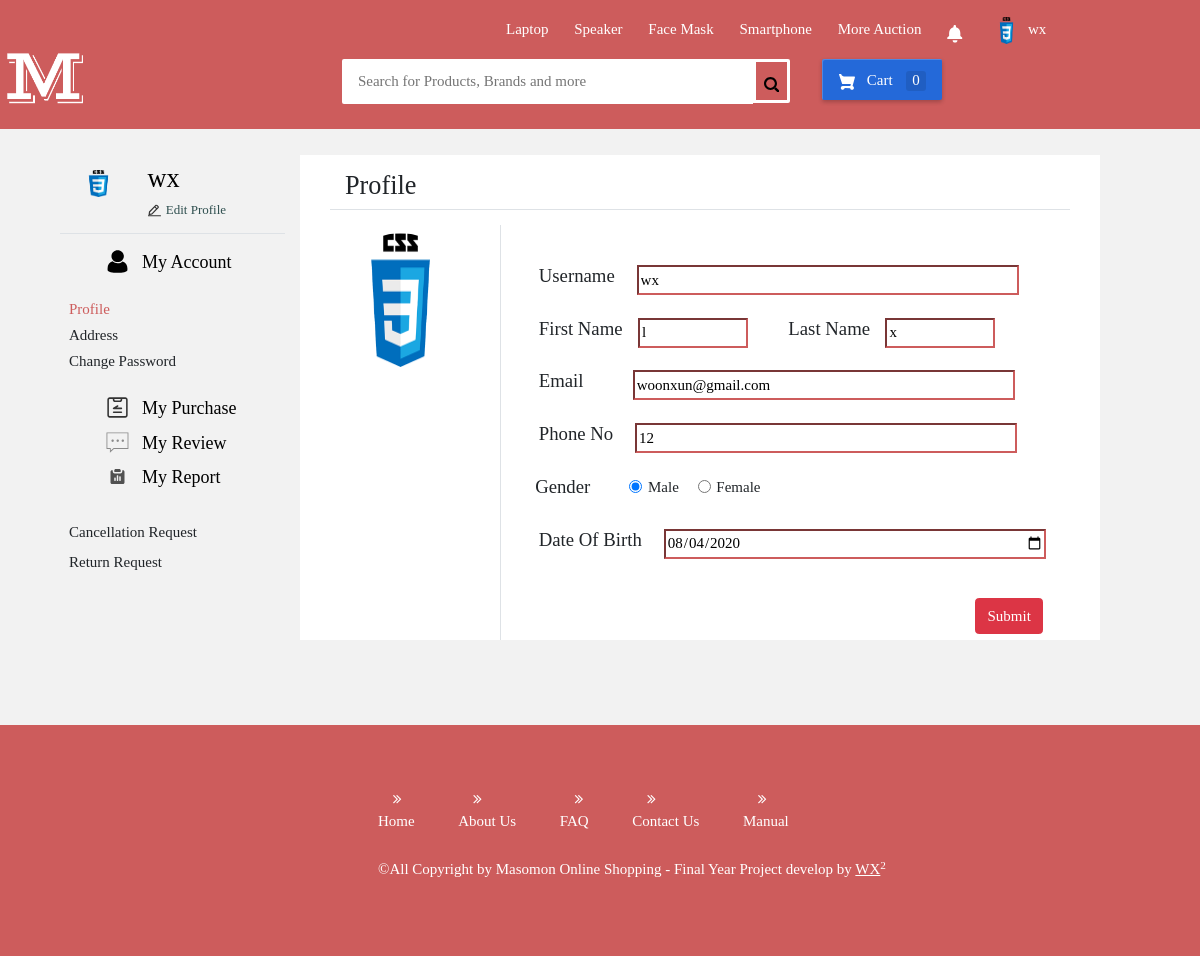
The app's page /user/profile.php (signed in) with its own data.
### tables this page shows
CREATE TABLE `user` (
  `userId` varchar(255) NOT NULL,
  `userName` varchar(255) NOT NULL,
  `firstName` varchar(255) NOT NULL,
  `lastName` varchar(255) NOT NULL,
  `email` varchar(255) NOT NULL,
  `phoneNo` int(11) NOT NULL,
  `gender` varchar(6) NOT NULL,
  `birthday` date NOT NULL,
  `image` varchar(255) NOT NULL,
  `password` varchar(255) NOT NULL,
  `create_date` timestamp NULL DEFAULT NULL,
  `lastLogin` timestamp NOT NULL DEFAULT current_timestamp()
);

### user/profile.php (the view, shortened to what this page needs)
<?php
include("../config.php");
if(isset($_SESSION['username'])){
    $userId = $_SESSION['userId'];
    $getProfile = "Select * from user where userId = '$userId'";
    $resultGetProfile = $conn->query($getProfile);
    if($resultGetProfile->num_rows > 0){
        while($row = $resultGetProfile->fetch_assoc()){
            $userName = $row['userName'];
            $firstName = $row['firstName'];
            $lastName = $row['lastName'];
            $email = $row['email'];
            $phone = $row['phoneNo'];
            $gender = $row['gender'];
            $birthday = $row['birthday'];
            $image = $row['image'];
        }
    }
}
?>
<!DOCTYPE html>
<html lang="en">
<head>
    <link rel="stylesheet" href="../css/reset.css">
    <link rel="stylesheet" href="../css/homestyle.css">
    <link rel="stylesheet" href="../css/userAccount.css">
    <link href="//maxcdn.bootstrapcdn.com/bootstrap/4.0.0/css/bootstrap.min.css" rel="stylesheet" id="bootstrap-css">
    <link href="//maxcdn.bootstrapcdn.com/bootstrap/4.1.1/css/bootstrap.min.css" rel="stylesheet" id="bootstrap-css">
    <link rel="stylesheet" href="https://stackpath.bootstrapcdn.com/font-awesome/4.7.0/css/font-awesome.min.css" />
</head>
<body>
    <div class="body-size">
       <?php require '../user/header.php' ?>
    <form action="../user/profile.php" method="post"  enctype="multipart/form-data">
    <div class="col-md-12 profile-container">
        <div class="row">
            <div class="col-md-3 web-profile-bar" style="padding-left:5%;">
                <div class="col-md-12 border border-top-0 border-left-0 border-right-0 p-sm-2 imges-box-underline">
                    <a href="../user/profile.php">
                        <div class="row">
                            <div class="col-md-4 p-2 images-position">
                                <?php if(isset($_SESSION['username'])){
                                     if(empty($image)){ ?>
                                     <img src="../images/userIcon.png" class="rounded-circle" alt="" width="60%" height="60%">
                                <?php
                                     }else{?>
                                    <img src="../images/profileImage/<?php echo $image;?>" class="rounded-circle" alt="" width="60%" height="60%">
                                <?php }
                                }else{?>
                                    <img src="../images/userIcon.png" class="rounded-circle" alt="" width="60%" height="60%">
                                <?php } ?>
                            </div>
                            <div class="col-md-8">
                                <h3 class="imges-box-underline"><?php echo $userName;?></h3>
                                <h5 class="imges-box-underline">
                                Edit Profile</h5>
                            </div>
                        </div>
                    </a>
                </div>
                <div class="col-md-12 pt-3">
                    <div class="row pl-5">
                        <a href="../user/profile.php" class="profile-account-link">My Account</a>
                            <ul class="account-ul-text">
                                <li class="pt-1 profile-bar-link link-active"  onclick='window.location.href="../user/profile.php"'> Profile </li>
                                <li class="pt-1 profile-bar-link " onclick='window.location.href="../user/address.php"'>Address </li>
                                <li class="pt-1 profile-bar-link " onclick='window.location.href="../user/changePassword.php"'>Change Password </li>
                            </ul>
                    </div>
                    <div class="row pl-5 pt-2">
                        <a href="../user/purchasePage.php" class="profile-account-link">My Purchase</a>
                    </div>
                    <div class="row pl-5 pt-2 ">
                        <a href="../user/myReview.php" class="profile-account-link ">My Review</a>
                    </div>
                    <div class="row pl-5 pt-2">
                        <a href="../user/" class="profile-account-link" style="pointer-events:none">My Report</a>
                            <ul class="account-ul-text pt-1">
                                <li class="pt-2 profile-bar-link" onclick='window.location.href="../user/cancellationRequest.php"'>Cancellation Request</li>
                                <li class="pt-2 profile-bar-link" onclick='window.location.href="../user/returnRequest.php"'>Return Request</li>
                            </ul>
                    </div>
                </div>
            </div>
            <div class="col-md-8 mobile-right-box-m" style="background:white;">
                    <div class="row m-3">
                        <div class="col-md-12 border border-left-0 border-top-0 border-right-0">
                            <h3>Profile</h3>
                        </div>
                    </div>
                    <div class="row">
                        <div class="col-md-3 mt-2">
                            <div class="profile-images-upload">
                                <?php if(isset($_SESSION['username'])){
                                     if(empty($image)){ ?>
                                        <img src="../images/userIcon.png"  id="uimageBox" class="rounded-circle" alt="" width="100%" height="100%">
                                        <div class="profile-click-btn" id="UpdateText">Update</div>
                                <?php
                                     }else{?>
                                    <img src="../images/profileImage/<?php echo $image;?>" id="uimageBox" class="rounded-circle" alt="" width="100%" height="100%">
                                <?php }
                                }else{?>
                                <img src="../images/userIcon.png"  id="uimageBox" class="rounded-circle" alt="" width="100%" height="100%">
                                <div class="profile-click-btn" id="UpdateText">Update</div>
                                <?php } ?>
                            </div>
                        </div>
                        <div class="col-md-9 border border-top-0 border-right-0 border-bottom-0">
                            <div class="row" style="margin: 7% 0% 0% 4%;">
                                <h5>Username</h5>
                                <input type="text" class="profile-input-username" name="username" id="" placeholder="Username" value="<?php echo $userName;?>">
                            </div>
                            <div class="row mobile-input-name">
                                <div class="col-md-5 d-inline-flex">
                                    <h5>First Name</h5>
                                    <input type="text" class="profile-input-firstname" name="firstName" id="" placeholder="First Name" value="<?php echo $firstName;?>">
                                </div>
                                <div class="col-md-5 d-inline-flex">
                                    <h5>Last Name</h5>
                                    <input type="text" class="profile-input-lastname" name="lastName" id="" placeholder="Last Name" value="<?php echo $lastName;?>">
                                </div>
                            </div>
                            <div class="row" style="margin: 4% 0% 0% 4%;">
                                <h5>Email</h5>
                                <input type="email" class="profile-input-email" name="email" id="" placeholder="email" value="<?php echo $email;?>">
                            </div>
                            <div class="row" style="margin: 4% 0% 0% 4%;">
                                <h5>Phone No</h5>
                                <input type="tel" class="profile-input-username" name="phonenumber" id="" placeholder="phone number" value="<?php echo $phone;?>">
                            </div>
                            <div class="row mobile-profile-gender">
                                <h5>Gender</h5>
                                <div class="col-sm-10 d-inline-flex mobile-profile-gender-radio">
                                    <div class="form-check">
                                        <input class="form-check-input" type="radio" name="genderRadio" id="gridRadios1" value="male"  <?php if($gender=="male"){ echo "checked";}?> required/>
                                        <label class="form-check-label" for="gridRadios1">
                                            Male
                                        </label>
                                    </div>
                                    <div class="form-check" style="margin-left: 4%;">
                                        <input class="form-check-input" type="radio" name="genderRadio" id="gridRadios2" value="female"  <?php if($gender=="female"){ echo "checked";}?> required/>
                                        <label class="form-check-label" for="gridRadios2">
                                            Female
                                        </label>
                                    </div>
                                </div>
                            </div>
                            <div class="row" style="margin: 4% 0% 0% 4%;">
                                <h5>Date Of Birth</h5>
                                <input type="date" id="birthday" name="birthday" class="profile-input-birth" value="<?php echo $birthday;?>">
                            </div>
                            <div class="row mobile-profile-submit-btn">
                                <button type="submit" name="updateProfile" class="btn btn-danger">Submit</button>
                            </div>
                        </div>
                    </div>
            </form>
    <?php require '../user/footer.php' ?>
</body>
</html>

### user/header.php (shortened to what this page needs)
 <div class="header-box">
  <div id="flipkart-navbar">
          <div class="container">
              <div class="row row1">
                  <ul class="largenav pull-right">
                      <li class="upper-links"><a class="links" href="../user/searchProduct.php?query=Laptop">Laptop</a></li>
                      <li class="upper-links"><a class="links" href="../user/searchProduct.php?query=Speaker">Speaker</a></li>
                      <li class="upper-links"><a class="links" href="../user/searchProduct.php?query=Face Mask">Face Mask</a></li>
                      <li class="upper-links"><a class="links" href="../user/searchProduct.php?query=Smartphone">Smartphone</a></li>
                      <li class="upper-links"><a class="links" href="../user/auctionProduct.php">More Auction</a></li>
                      <li class="upper-links">
                          <a class="links" href="#">
                          </a>
                      </li>
                      <li class="upper-links">
                              <div class="account-info" id="showAccountBox">
                                  <?php
                                  if(isset($_SESSION['username'])){
                                      $user = $_SESSION['username'];
                                      $GetImage = "select image from user where userName ='$user'";
                                      $resultgetImage=$conn->query($GetImage);
                                      if($resultgetImage->num_rows>0){
                                          while($row = $resultgetImage->fetch_assoc()){
                                              $userImage = $row['image'];
                                  ?>
                                      <img src="../images/profileImage/<?php echo $userImage;?>" alt="" class="account-images">
                                      <span><?php echo $user ;?></span>
                                  <?php
                                              }
                                          }
                                      }else{ ?>
                                  <img src="../images/userIcon.png" alt="" class="account-images">
                                  <span>unlogin</span>
                                 <?php
                                 }
                                 ?>
                              </div>
                      </li>
                  </ul>
              </div>
              <div class="row row2">
                  <div class="col-sm-2 header-content-box">
                      <a href="../user/home.php" style="text-decoration:none;color:black">
                      <h1 style="margin:0px;"><span class="logobox largenav">
                          <img src="../images/user.png"  title="home page" alt="masomon logo" width=100% height=100%>
                      </span></h1>
                      </a>
                  </div>
                  <form id="nav-search">
                      <div class="flipkart-navbar-search smallsearch col-sm-7 col-xs-11">
                          <div class="row mobile-mode-search-bar">
                              <input class="flipkart-navbar-input col-xs-11" type="text" placeholder="Search for Products, Brands and more" name="query" id="inputKeyword">
                              <button type="button" id="searchProductBtn" class="flipkart-navbar-button col-xs-1" name="search">
                              </button>
                          </div>
                  <div class="cart largenav col-sm-2" id="shoppingbag">
                      <a class="cart-button" href="../user/cart.php">
                           Cart
                          <?php
                          if(isset($_SESSION['username'])){
                              $created_date =  date("Y-m-d H:i:s");
                              $userId = $_SESSION['userId'];
                              $countSql = "select count(cartIntegrationId) as countTotal from cartIntegration where userId = '$userId' and cartintegration.cartId = '' AND (cartintegration.detentionPeriod = '0000-00-00 00:00:00' OR cartintegration.detentionPeriod >= '$created_date')";
                              $resultCount = $conn->query($countSql);
                              if($resultCount->num_rows > 0){
                                  while($row = $resultCount->fetch_assoc()){
                                      $CartAvailableCount = $row['countTotal'];
                                  }
                          ?>
                              <span class="item-number "><?php echo $CartAvailableCount;?></span>
                          <?php }else { ?>
                              <span class="item-number ">0</span>
                          <?php }
                          }?>
                      </a>
                  </div>
                  </form>
              </div>
          </div>
      </div>
  </div>
</div>

### records on screen
user: image (picture), userName "wx", username "wx", firstName "l", lastName "x", email "woonxun@gmail.com", phonenumber "12", gender "☑ Male", gender "☐ Female", birthday "08/04/2020"

### other values on screen
$CartAvailableCount "0"
